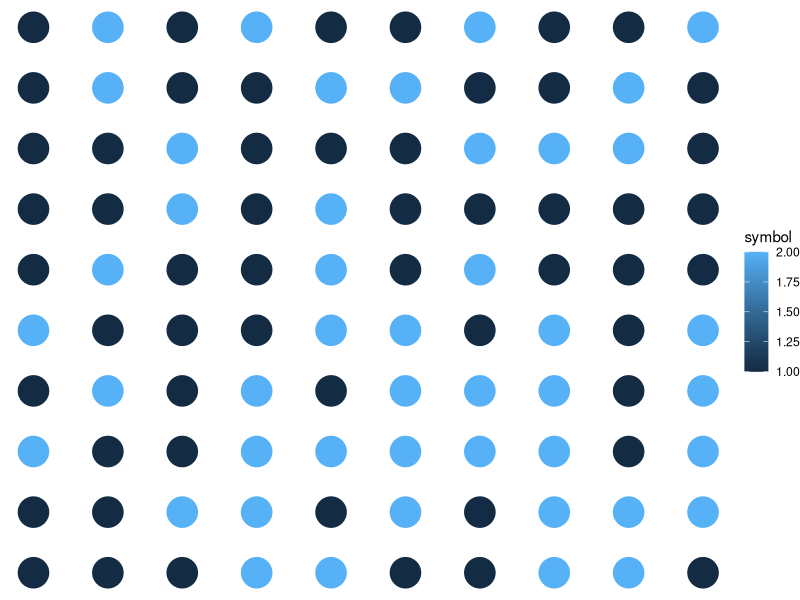

Recreate this plot in R.
library(ggplot2)

df <- expand.grid(
  X = 1:10,
  Y = 1:10
)

df$symbol <- sample(x = 1:2, size = 100, replace = TRUE)

ggplot(data = df, mapping = aes(X, Y, color = symbol)) + 
  geom_point(size = 10) + theme_void()
